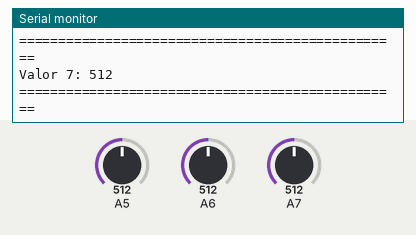
This sketch was run on a simulated Arduino Uno, built with avr-gcc and run on an emulated ATmega328P. On the bench: the last lines printed to the serial monitor. The inputs (shaded band) are chosen by the test bench; at power-on: A7 = 512, A5 = 512, A6 = 512.

Above: at 8.7 s.
8.8 s: A7 set to 106
At 11.2 s:
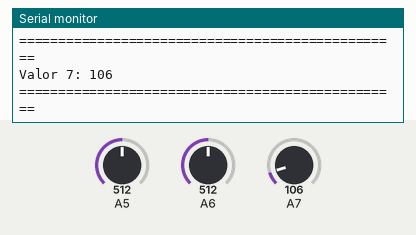
15.0 s: A7 set to 89
At 15.7 s:
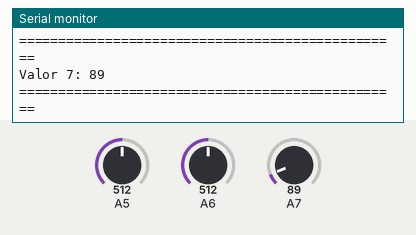
Timing chart, 0 to 18.0 s (numbered marks = the images above; inputs shaded):
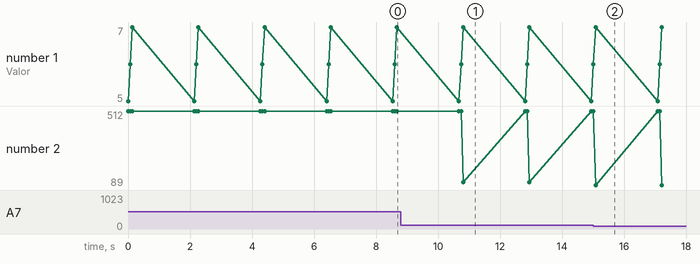

The sketch:

Teste_Pinos.ino
```cpp
void setup() {
  // put your setup code here, to run once:
  Serial.begin(9600);
}

void loop() {
  // put your main code here, to run repeatedly:
  Serial.print("Valor 5: ");
  Serial.println(analogRead(5));
  Serial.println("=================================================");
  Serial.print("Valor 6: ");
  Serial.println(analogRead(6));
  Serial.println("=================================================");
  Serial.print("Valor 7: ");
  Serial.println(analogRead(7));
  Serial.println("=================================================");
  delay(2000);
}
```

Measured:
- after the input at 8.8 s, the serial monitor: prints a new line after 2.0 s (image 1)
- after the input at 15.0 s, the serial monitor: prints a new line after 0.08 s (image 2)
- plotted number 2: 512 → 89 after the input at 15.0 s
